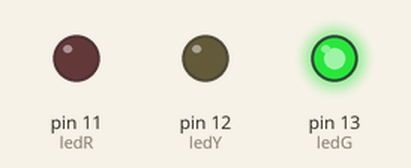
Bench run of a sketch on a simulated Arduino Uno, built with avr-gcc and run on an emulated ATmega328P. Parts: output pins drawn as LEDs (lit = HIGH).

Above: at 5.0 s.
At 12.2 s:
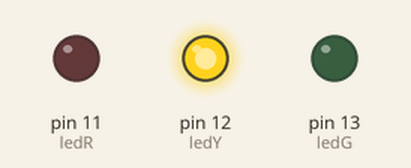
At 20.0 s:
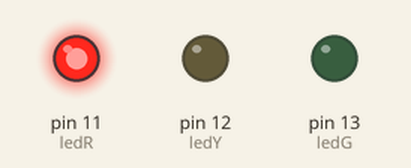
At 29.7 s:
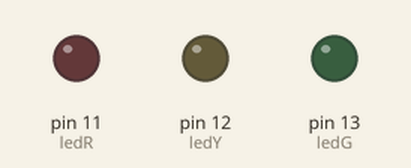
Timing chart, 0 to 39.0 s (numbered marks = the images above):
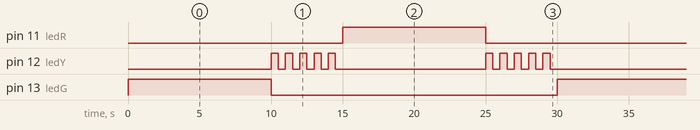

Measured:
- by itself, pin 11 (ledR), pin 13 (ledG): alternates HIGH for 10.0 s and LOW for 20.0 s
- by itself, pin 12 (ledY): repeats every 15.0 s: 4 × (LOW 0.50 s, HIGH 0.50 s), LOW 10.5 s, HIGH 0.50 s
- by itself, everything shown: repeats every 30.0 s, in 22 steps

The sketch:

Semaforo.ino
```cpp
//variables
int ledG = 13;//declarando pin 13 para la led green
int ledY = 12;//declarando pin 12 para la led yellow
int ledR = 11;//declarando pin 11 para la led red

// the setup routine runs once when you press reset:
void setup() {

    // Inicializar el pin digital como salida
    pinMode(ledG, OUTPUT);//pin 13
    pinMode(ledY, OUTPUT);//pin 12
    pinMode(ledR, OUTPUT);//pin 11

}

void led_yellow(){

  //YELLOW LED
    for (int i=0;i<5;i++) {
        digitalWrite(ledY, HIGH);  // encender el LED
        delay(500);               // espera 1 segundo
        digitalWrite(ledY, LOW);   // apagar el LED
        delay(500);               // espera 1 segundo
      }

  }
// La rutina de bucle se ejecuta una y otra vez para siempre :
void loop() {

    //GREEN LED
    digitalWrite(ledG, HIGH);   // encender el LED
    delay(10000);               // espera 10 segundos
    digitalWrite(ledG, LOW);    // apagar el LED

    //YELLOW LED
    led_yellow();//llamando funcion led_yellow

    //RED LED
    digitalWrite(ledR, HIGH);   // encender el LED
    delay(10000);               // espera 10 segundos
    digitalWrite(ledR, LOW);    // apagar el LED

    //YELLOW LED
    led_yellow();//llamando funcion led_yellow

}
```
